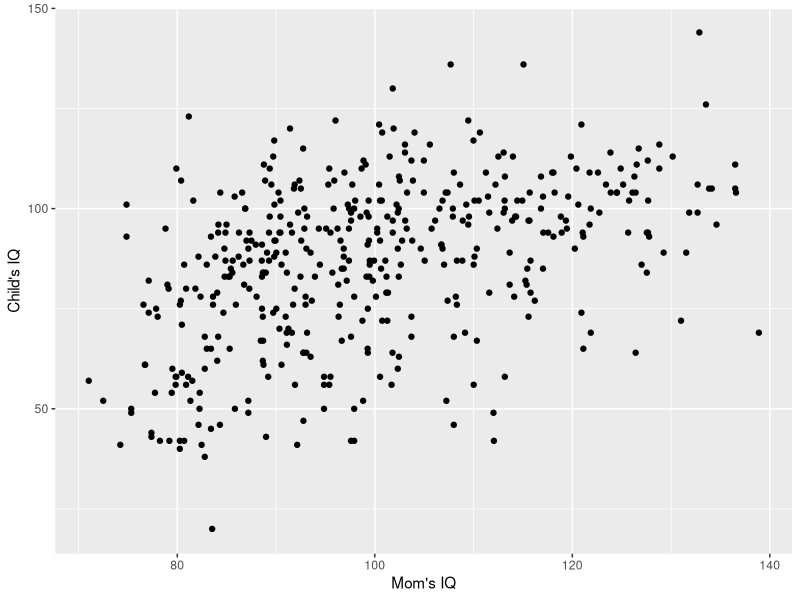

The R script that drew this image:
### Stats with R Exercise sheet 7

##########################
#Week8: Checking Assumptions underlying ANOVA and linear regression
##########################


## This exercise sheet contains the exercises that you will need to complete and 
## submit by 23:55 on Monday, January 11. Write the code below the questions. 
## If you need to provide a written answer, comment this out using a hashtag (#). 
## Submit your homework via moodle.
## You are required to work together in groups of three students.
## You need to provide a serious attempt to each exercise in order to have
## the assignment graded as complete.

## Please write below your (and your teammates) name, matriculation number. 
## Name: Farzaneh Khojasteh
## Matriculation number: 2567833
## Name: Meghana Srinath
## Matriculation number: 2581640
## Name: Dmitrii Badretdinov
## Matriculation number: 2576757 

## Change the name of the file by adding your matriculation numbers
## (exercise0N_firstID_secondID_thirdID.R)

###############################################################################
###############################################################################

########
### Exercise 1
########

########
### Please, use ggplot to make plots in all exercises below!
########


# a) Read in the data kidiq.txt (available in the Moodle) and take a look
#    at the data summary. It contains information about the mum's iq and 
#    their child's iq. 
#    mom_hs indicates whether the mother has a high school degree
#    1 = high school education, 0 = no high school degree.

if(!require(ggplot2))
{
  install.packages(ggplot2)
  library(ggplot2)
}

kidiq = read.csv("kidiq.txt", TRUE, ' ')
str(data)


# b) Plot kid_score against mom_iq in a scatter plot, and add a regression line 
#    (kid_score should be the response variable and mom_iq the predictor 
#    variable) to the plot. 
#    Name the plot and the axis in sensible ways.

ggplot(kidiq, aes(x = mom_iq, y = kid_score)) +
  geom_point() +
  xlab("Mom's IQ") +
  ylab("Child's IQ")


# c) State the main difference between correlation and regression. Calculate a simple regression model 
#    for kid_score with mom_hs as a predictor and interpret the results.

## Essentially, correlation cannot explain the cause and effect.
## If two features correlate, the relationship between the features remains unknown:
## it is still undefined which feature influences the other one.

model_kid_momHs = lm(kid_score ~ mom_hs, kidiq)
print(model_kid_momHs)

## Intercept: 77.55
## mom_hs: 11.77
## kid_score = 77.55 + 11.77 * mom_hs;
##
## The linear model predicts that if the mother has a high school degree,
## the IQ of their kid would be higher by roughly 12 points.

# d) Next, fit a regression model with two predictors: mom_hs and mom_iq. 
#    Interpret the model 
#    Then compare this regression model to the previous model and state which has a better model fit.

model_kid_momHs_momIq = lm(kid_score ~ mom_hs + mom_iq, kidiq)
print(model_kid_momHs_momIq)

## Intercept: 25.73
## mom_hs: 5.95       
## mom_iq: 0.56
## kid_score = 25.73 + 5.95 * mom_hs + 0.56 * mom_iq;
##
## The second model is a better fit due to considering more information.
## The first linear model had one binary feature as a predictor, therefore was
##  unable to give any precise results.
## The second model includes a numerical feature as a predictor, therefore it has
##  significantly more data to calibrate the prediction.

# e) Now plot a model where both predictors are shown. Do this by plotting 
#    data points for mothers with high school degree==1 in one color and those 
#    without degree in another color. Then also fit two separate regression lines 
#    such that these lines reflect the model results.
#	   HINT: One solution in ggplot is to calculate fitted values of the regression model 
#    and then plot them along with the original data points:
#    pred = data.frame(mom_iq=kidiq$mom_iq, mom_hs=kidiq$mom_hs, 
#    kid_score_pred=fitted(your_model))



# f) Next, we will proceed to a model including an interaction between mom_hs
#    and mom_iq. Fit the model and interpret your results.



# g) Next, let's plot the results of this model.



# h) Next, let's explore the "predict.lm" function. Please first generate
#    a new dataframe with one datapoint (a mother with high school degree
#    and iq of 100). Then, use the predict function to predict the corresponding
#    child's iq. 
#    Please specify the predict function to also give you the 0.95 confidence 
#    interval.



# i) Meaning of confidence intervals for regression line.
#    Let's go back to exercise b) and plot again the data points with the 
#    regression line. By default, there should also be displayed the borders of 
#    the confidence interval. What is the meaning of this confidence interval?



# j) Finally, do model checking on your model from f), i.e. inspect 
#    the standard model plots provided by R, and interpret what you see.


